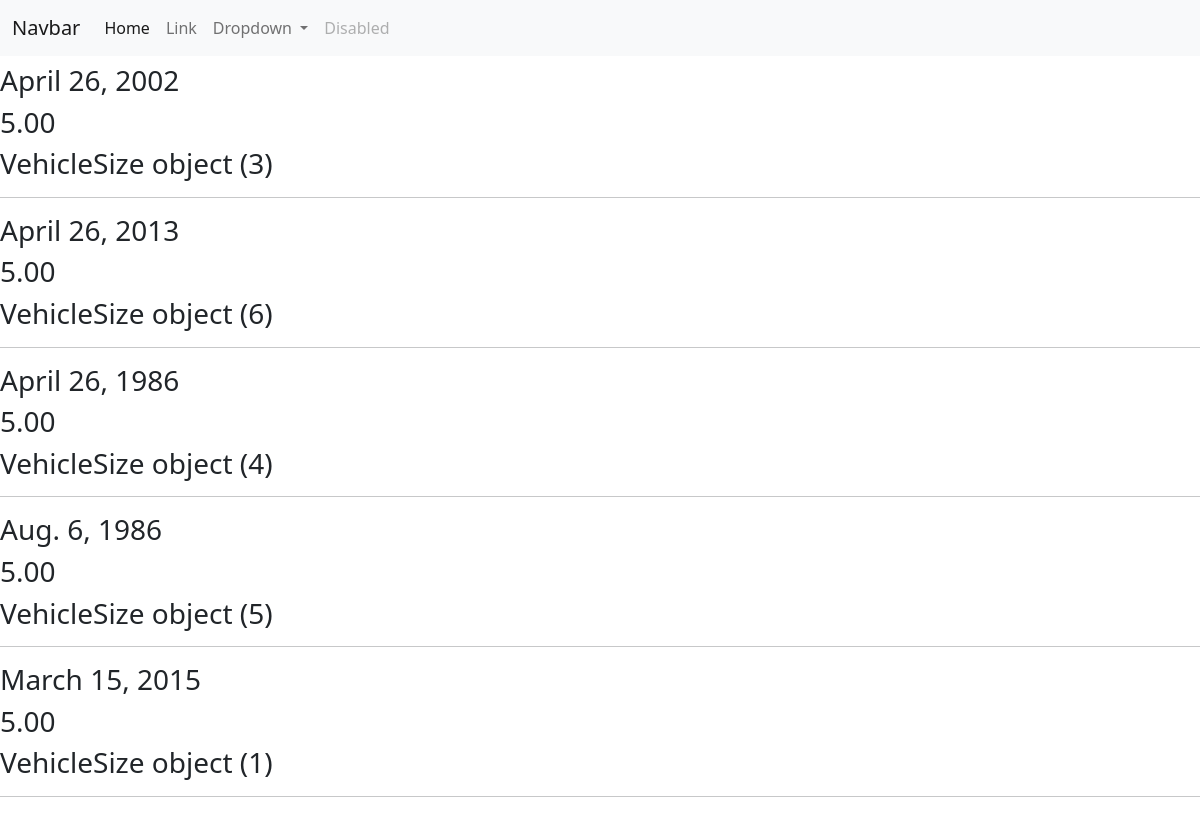
Page /rent/vehicle/ on the committed database.
### rent/models.py (models this page shows)
class Vehicle (models.Model):
    vehicle_type = models.ForeignKey('VehicleType', on_delete = models.CASCADE)
    date_created = models.DateField()
    real_cost = MoneyField(max_digits=14, decimal_places=2, default_currency='USD')
    size = models.ForeignKey( 'VehicleSize', on_delete = models.CASCADE)

class VehicleSize (models.Model):
    name = models.CharField (max_length =200 )

### rent/views.py (the view)
# urls.py: path('vehicle/', vehicle, name = 'vehicle'),
def vehicle (request):
    all_vehicles = Vehicle.objects.all().order_by('vehicle_type')
    return render (request, 'vehicle.html', {'all_vehicles': all_vehicles})

### rent/templates/vehicle.html (shortened to what this page needs)
{% extends 'base.html' %}
{% block content %}
{% for vehicle in all_vehicles %}
<h3>{{vehicle.date_created}}</h3>
<h3>{{vehicle.real_cost}}</h3>
<h3>{{vehicle.size}}</h3>
<hr>
{% endfor %}
{% endblock %}

### rows in the picture
Vehicle: date_created "April 26, 2002", real_cost "5.00", size "VehicleSize object (3)"
Vehicle: date_created "April 26, 2013", real_cost "5.00", size "VehicleSize object (6)"
Vehicle: date_created "April 26, 1986", real_cost "5.00", size "VehicleSize object (4)"
Vehicle: date_created "Aug. 6, 1986", real_cost "5.00", size "VehicleSize object (5)"
Vehicle: date_created "March 15, 2015", real_cost "5.00", size "VehicleSize object (1)"
